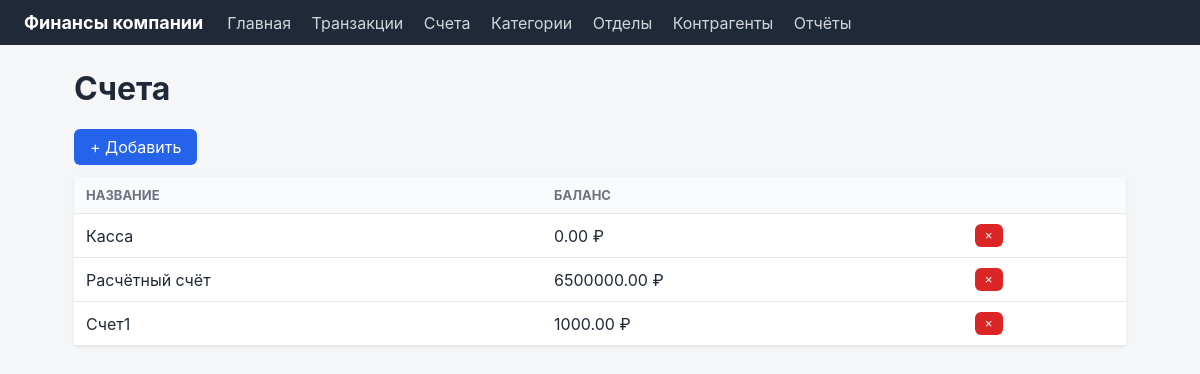
Screenshot of /accounts/ with the database file from the repository.
### app/models.py (models this page shows)
class Account(db.Model):
    __tablename__ = "accounts"
    id = db.Column(db.Integer, primary_key=True)
    name = db.Column(db.String(100), nullable=False, unique=True)
    balance = db.Column(db.Numeric(14, 2), nullable=False, default=0)
    transactions = db.relationship("Transaction", back_populates="account")

### app/routes/accounts.py (the view)
@bp.route("/")
def list_view():
    return render_template("accounts/list.html", accounts=Account.query.all())

### app/templates/accounts/list.html (shortened to what this page needs)
{% extends "base.html" %}
{% block content %}
<h1>Счета</h1>
<a class="btn" href="{{ url_for('accounts.create') }}">+ Добавить</a>
<table>
    <tr><th>Название</th><th>Баланс</th><th></th></tr>
    {% for a in accounts %}
    <tr>
        <td>{{ a.name }}</td>
        <td>{{ "%.2f"|format(a.balance) }} ₽</td>
        <td>
            <form method="post" action="{{ url_for('accounts.delete', account_id=a.id) }}"
                  onsubmit="return confirm('Удалить?')">
                <button class="btn-danger">×</button>
            </form>
        </td>
    </tr>
    {% endfor %}
</table>
{% endblock %}

### app/static/css/style.css (style rules this page uses)
* { box-sizing: border-box; }
body { margin: 0; font-family: -apple-system, "Segoe UI", Roboto, sans-serif; background: #f4f6f8; color: #1f2937; }
h1 { margin-top: 0; }
table { width: 100%; border-collapse: collapse; background: #fff; margin: 12px 0; box-shadow: 0 1px 3px rgba(0,0,0,0.08); }
th, td { padding: 10px 12px; text-align: left; border-bottom: 1px solid #e5e7eb; }
th { background: #f9fafb; font-size: 13px; text-transform: uppercase; color: #6b7280; }
.btn, button.btn { background: #2563eb; color: #fff; padding: 8px 16px; border: none; border-radius: 6px; text-decoration: none; cursor: pointer; display: inline-block; }
.btn-danger { background: #dc2626; color: #fff; border: none; padding: 4px 10px; border-radius: 6px; cursor: pointer; }

### rows the page displays
Account: name "Касса", balance "0.00"
Account: name "Расчётный счёт", balance "6500000.00"
Account: name "Счет1", balance "1000.00"
